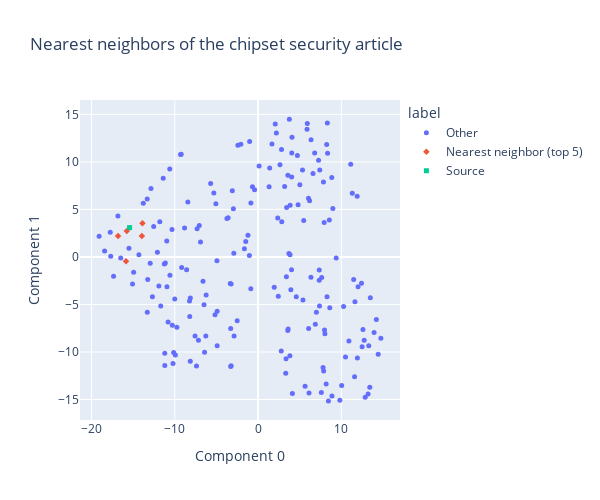

The code cell stored with this chart in its notebook:
### Markdown cell above
Looking at the 2D chart above, we can see that the articles about Tony Blair are somewhat close together inside of the World news cluster. Interestingly, although the 5 nearest neighbors (red) were closest in high dimensional space, they are not the closest points in this compressed 2D space. Compressing the embeddings down to 2 dimensions discards much of their information, and the nearest neighbors in the 2D space don't seem to be as relevant as those in the full embedding space.

### Code cell
# a 2D chart of nearest neighbors of the chipset security article
chart_from_components(
    components=tsne_components,
    labels=chipset_security_labels,
    strings=article_descriptions,
    width=600,
    height=500,
    title="Nearest neighbors of the chipset security article",
    category_orders={"label": ["Other", "Nearest neighbor (top 5)", "Source"]},
)

### Figure 1 — Plotly figure (JSON) as saved in the notebook; plotly's stock layout.template omitted (floating-point values rounded to 4 significant figures; data arrays with more than 128 entries replaced by an {"elided": "..."} marker saying what was removed)
{"data": [{"customdata": {"elided": "194x1 str values"}, "hovertemplate": "label=Other<br>Component 0=%{x}<br>Component 1=%{y}<br>string=%{customdata[0]}<extra></extra>", "legendgroup": "Other", "marker": {"color": "#636efa", "size": 5, "symbol": "circle"}, "mode": "markers", "name": "Other", "orientation": "v", "showlegend": true, "type": "scatter", "x": {"elided": "194 float values"}, "xaxis": "x", "y": {"elided": "194 float values"}, "yaxis": "y"}, {"customdata": [["The Microsoft CEO says one way<br>to stem growing piracy of<br>Windows and Office in emerging<br>markets is to offer low-cost<br>computers."], ["Chips that help a computer's<br>main microprocessors perform<br>specific types of math<br>problems are becoming a big<br>business once again.\\"], ["IBM late on Tuesday announced<br>the biggest update of its<br>popular WebSphere business<br>software in two years, adding<br>features such as automatically<br>detecting and fixing problems."], ["A group of Internet security<br>and instant messaging<br>providers have teamed up to<br>detect and thwart the growing<br>threat of IM and peer-to-peer<br>viruses and worms, they said<br>this week."], ["PC World - Updated antivirus<br>software for businesses adds<br>intrusion prevention features."]], "hovertemplate": "label=Nearest neighbor (top 5)<br>Component 0=%{x}<br>Component 1=%{y}<br>string=%{customdata[0]}<extra></extra>", "legendgroup": "Nearest neighbor (top 5)", "marker": {"color": "#EF553B", "size": 5, "symbol": "diamond"}, "mode": "markers", "name": "Nearest neighbor (top 5)", "orientation": "v", "showlegend": true, "type": "scatter", "x": [-13.95, -13.88, -15.85, -16.81, -15.76], "xaxis": "x", "y": [2.2, 3.532, -0.4644, 2.212, 2.725], "yaxis": "y"}, {"customdata": [["PC World - Upcoming chip set<br>will include built-in security<br>features for your PC."]], "hovertemplate": "label=Source<br>Component 0=%{x}<br>Component 1=%{y}<br>string=%{customdata[0]}<extra></extra>", "legendgroup": "Source", "marker": {"color": "#00cc96", "size": 5, "symbol": "square"}, "mode": "markers", "name": "Source", "orientation": "v", "showlegend": true, "type": "scatter", "x": [-15.43], "xaxis": "x", "y": [3.082], "yaxis": "y"}], "layout": {"height": 500, "legend": {"title": {"text": "label"}, "tracegroupgap": 0}, "title": {"text": "Nearest neighbors of the chipset security article"}, "width": 600, "xaxis": {"anchor": "y", "domain": [0, 1], "title": {"text": "Component 0"}}, "yaxis": {"anchor": "x", "domain": [0, 1], "title": {"text": "Component 1"}}}}
